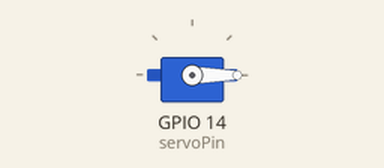
This sketch was run on a simulated ESP32. Parts: servo.

Above: at 0.05 s.
At 4.0 s:
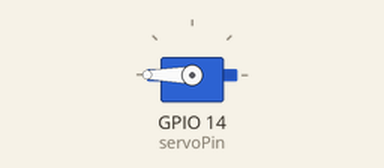
Timing chart, 0 to 5.2 s (numbered marks = the images above):
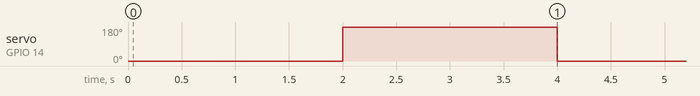

The sketch:

Servo.ino
```cpp
// 示例 2：舵机 0度 和 180度 循环切换
// 说明：每2秒切换一次角度，观察舵机旋转效果

#include <ESP32Servo.h>  // 引入 ESP32 专用的舵机控制库

const int servoPin = 14;  // 定义舵机信号线连接的 GPIO 引脚为 14
Servo myServo;            // 创建一个 Servo 类的对象，用于控制舵机

void setup() {
  myServo.setPeriodHertz(50);           // 设置舵机的控制频率为 50Hz，标准舵机工作频率
  myServo.attach(servoPin, 500, 2500);  // 将舵机对象绑定到引脚，并限制 PWM 脉宽范围为 500~2500 微秒
                                        // 500μs 通常代表 0 度，2500μs 代表 180 度
}

void loop() {
  myServo.write(0);     // 将舵机转动到 0 度位置
  delay(2000);          // 停留 2 秒（2000 毫秒）

  myServo.write(180);   // 将舵机转动到 180 度位置
  delay(2000);          // 再停留 2 秒
}
```

Measured:
- by itself, servo on GPIO 14 (servoPin): alternates 180° for 2.0 s and 0° for 2.0 s
